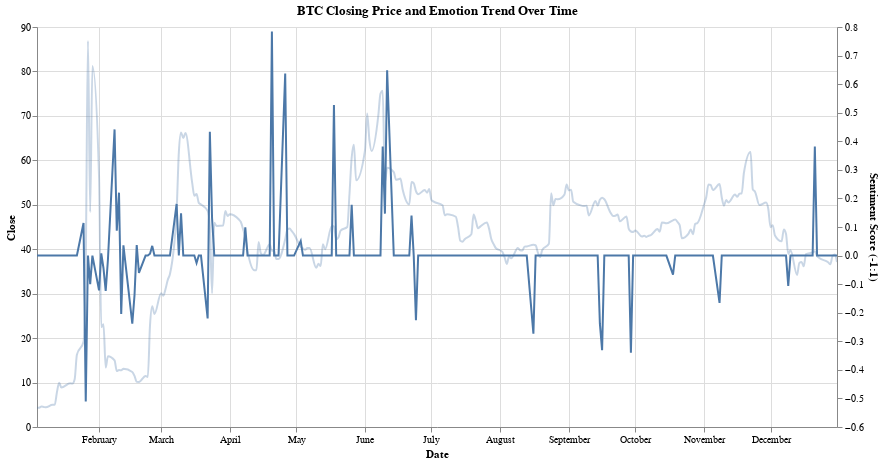

Notebook cell for this chart:
### Code cell
# Source for Layered Chart: https://altair-viz.github.io/gallery/layered_chart_with_dual_axis.html
base = alt.Chart(df_join_stock_news).encode(
    x=alt.X('Date:T'),
    tooltip=['Date:T', 'Close:Q','compound:Q']
).properties(
    width=800,
    height=400,
    title="BTC Closing Price and Emotion Trend Over Time"
).interactive()

line1 = base.mark_line().encode(
    y=alt.Y('compound:Q').title("Sentiment Score (-1:1)"),
)

line2 = base.mark_line(opacity=0.3, interpolate='monotone').encode(
    y='Close:Q'
)

alt.layer(line2, line1).resolve_scale(
    y='independent'
)

### Figure 1 — Vega-Lite specification as saved in the notebook (floating-point values rounded to 4 significant figures; data arrays with more than 128 entries replaced by an {"elided": "..."} marker saying what was removed)
{"config": {"view": {"continuousWidth": 300, "continuousHeight": 300}}, "layer": [{"mark": {"type": "line", "interpolate": "monotone", "opacity": 0.3}, "encoding": {"tooltip": [{"field": "Date", "type": "temporal"}, {"field": "Close", "type": "quantitative"}, {"field": "compound", "type": "quantitative"}], "x": {"field": "Date", "type": "temporal"}, "y": {"field": "Close", "type": "quantitative"}}, "name": "view_2", "title": "BTC Closing Price and Emotion Trend Over Time"}, {"mark": {"type": "line"}, "encoding": {"tooltip": [{"field": "Date", "type": "temporal"}, {"field": "Close", "type": "quantitative"}, {"field": "compound", "type": "quantitative"}], "x": {"field": "Date", "type": "temporal"}, "y": {"field": "compound", "title": "Sentiment Score (-1:1)", "type": "quantitative"}}, "title": "BTC Closing Price and Emotion Trend Over Time"}], "data": {"name": "data-08185563cd2a86c3970d0bdfcde45991"}, "height": 400, "params": [{"name": "param_4", "select": {"type": "interval", "encodings": ["x", "y"]}, "bind": "scales", "views": ["view_2"]}], "resolve": {"scale": {"y": "independent"}}, "width": 800, "$schema": "https://vega.github.io/schema/vega-lite/v5.14.1.json", "datasets": {"data-08185563cd2a86c3970d0bdfcde45991": {"elided": "252 records"}}}
